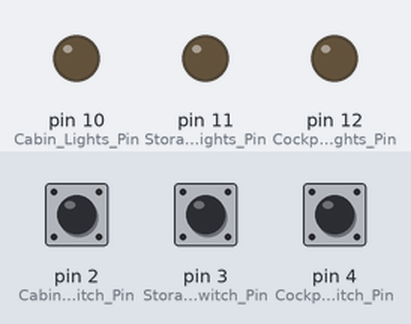
Bench run of a sketch on a simulated Arduino Uno, built with avr-gcc and run on an emulated ATmega328P. On the bench: output pins drawn as LEDs (lit = HIGH). Inputs (shaded band) come from the test bench; at power-on: pin 2 (Cabin_Lights_Switch_Pin) LOW, pin 3 (Storage_Lights_Switch_Pin) LOW, pin 4 (Cockpit_Lights_Switch_Pin) LOW.

Above: at 1.2 s.
1.3 s: pin 2 (Cabin_Lights_Switch_Pin) pulled HIGH for 0.15 s
At 1.37 s:
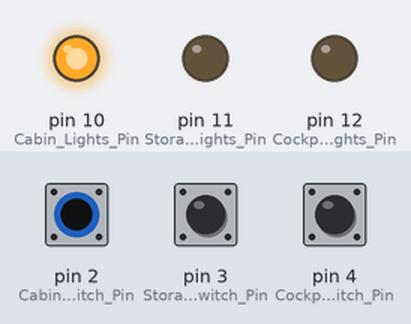
2.9 s: pin 3 (Storage_Lights_Switch_Pin) pulled HIGH for 0.15 s
At 2.97 s:
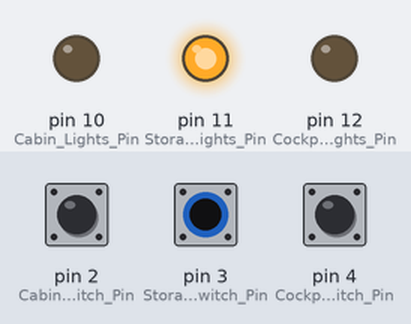
4.5 s: pin 4 (Cockpit_Lights_Switch_Pin) pulled HIGH for 0.15 s
At 4.57 s:
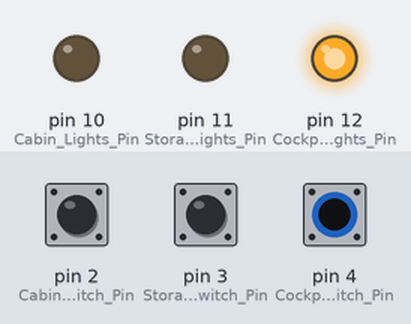
6.1 s: pin 4 (Cockpit_Lights_Switch_Pin) pulled HIGH for 3.2 s
At 9.8 s:
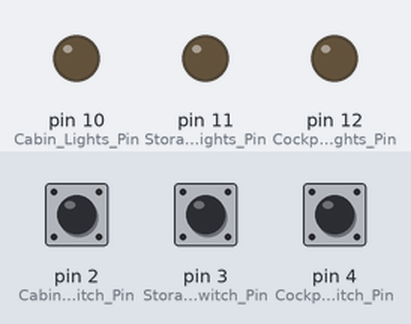
10.8 s: pin 2 (Cabin_Lights_Switch_Pin) pulled HIGH for 3.2 s
At 12.1 s:
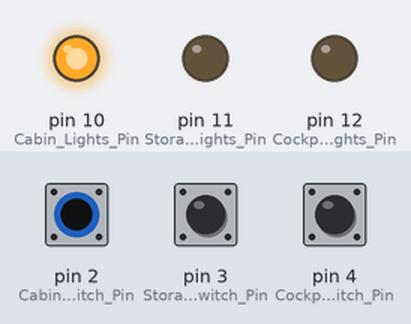
15.5 s: pin 2 (Cabin_Lights_Switch_Pin) driven HIGH and pin 3 (Storage_Lights_Switch_Pin) driven HIGH
At 16.9 s:
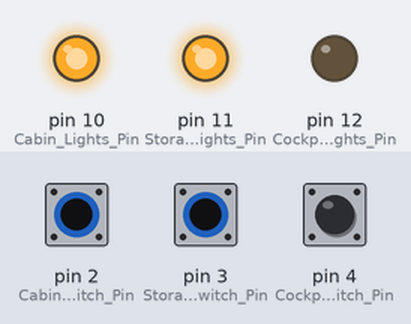
Timing chart, 0 to 18.0 s (numbered marks = the images above; inputs shaded):
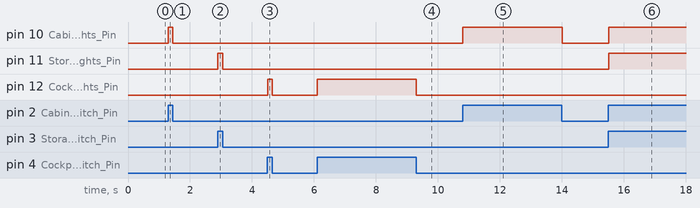

The sketch:

Day_4.ino
```cpp
/*
  Lost in Space Day 4 - Cabin Lighting - LED & DIP switch

  modified 29 dec 2023
  by ShawKai
*/

// sets LED pins
const byte Cabin_Lights_Pin = 10;
const byte Storage_Lights_Pin = 11;
const byte Cockpit_Lights_Pin = 12;

// sets switch pins
const byte Cabin_Lights_Switch_Pin = 2;
const byte Storage_Lights_Switch_Pin = 3;
const byte Cockpit_Lights_Switch_Pin = 4;

// the setup function runs once when you press reset or power the board
void setup() {
  // initialize digital pin as an output.
  pinMode(Cabin_Lights_Pin, OUTPUT);
  pinMode(Storage_Lights_Pin, OUTPUT);
  pinMode(Cockpit_Lights_Pin, OUTPUT);

  // sets switch pins as input
  pinMode(Cabin_Lights_Switch_Pin, INPUT);
  pinMode(Storage_Lights_Switch_Pin, INPUT);
  pinMode(Cockpit_Lights_Switch_Pin, INPUT);
}

// the loop function runs over and over again forever
void loop() {
  // pin switch 1
  if(digitalRead(Cabin_Lights_Switch_Pin)== HIGH){
    digitalWrite(Cabin_Lights_Pin, HIGH);   // turn the LED on (HIGH is the voltage level)
  }else {
    digitalWrite(Cabin_Lights_Pin, LOW);    // turn the LED off by making the voltage LOW
  }

  // switch 2
  if(digitalRead(Storage_Lights_Switch_Pin)== HIGH){
    digitalWrite(Storage_Lights_Pin, HIGH);   // turn the LED on (HIGH is the voltage level)
  }else {
    digitalWrite(Storage_Lights_Pin, LOW);    // turn the LED off by making the voltage LOW
  }

  // switch 3
  if(digitalRead(Cockpit_Lights_Switch_Pin)== HIGH){
    digitalWrite(Cockpit_Lights_Pin, HIGH);   // turn the LED on (HIGH is the voltage level)
  }else {
    digitalWrite(Cockpit_Lights_Pin, LOW);    // turn the LED off by making the voltage LOW
  }
}
```

Measured:
- after the input at 1.3 s, pin 10 (Cabin_Lights_Pin): LOW → HIGH at once, → LOW 0.15 s later
- after the input at 2.9 s, pin 11 (Storage_Lights_Pin): LOW → HIGH at once, → LOW 0.15 s later
- after the input at 4.5 s, pin 12 (Cockpit_Lights_Pin): LOW → HIGH at once, → LOW 0.15 s later
- after the input at 6.1 s, pin 12 (Cockpit_Lights_Pin): LOW → HIGH at once, → LOW 3.2 s later
- after the input at 10.8 s, pin 10 (Cabin_Lights_Pin): LOW → HIGH at once, → LOW 3.2 s later
- after the input at 15.5 s, pin 10 (Cabin_Lights_Pin), pin 11 (Storage_Lights_Pin): LOW → HIGH at once
